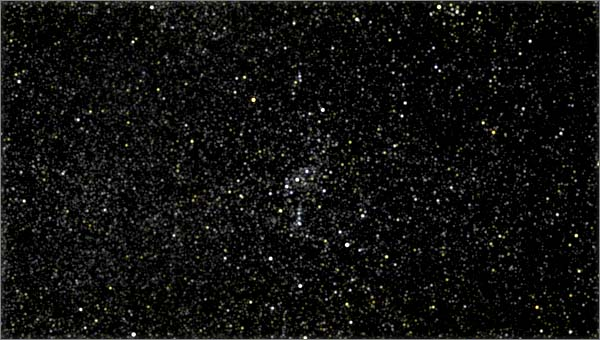
#> input picture 1.jpg, 600 x 340 px, given as the content of the folder /home/szymon/Pictures/Stellarium/test, which was not available
$ python stellarium_scene.py
#> lines starting #> are read from the running program, lines starting #| are printed output that depends on the picture; after the words box and inside, x2 and y2 are one past the last pixel; in counts of white or black regions, pixels touching at a corner belong together
import os

from PIL import Image

path = '/home/szymon/Pictures/Stellarium/test'
for f in os.listdir(path):
    img = Image.open(os.path.join(path, f))
#> img is the input picture: PIL image 600x340 RGB; mean R, G, B 16.7, 16.9, 15.9

    # remove bottom information box
    rect_size = (935-349, 900-876)
    rect_pos = (349, 876)
    rect = Image.new("RGBA", rect_size)
#> rect: PIL image 586x24 RGBA; every value is 0
    img.paste(rect, rect_pos)

    # remove cross
    rect_size = (1, 468-432)
    rect_pos = (799, 432)
    rect = Image.new("RGBA", rect_size)
    img.paste(rect, rect_pos)

    rect_size = (818-782, 1)
    rect_pos = (782, 450)
    rect = Image.new("RGBA", rect_size)
    img.paste(rect, rect_pos)

    # [7 lines of commented-out code are left out]
    rect_size = (1, 900)
    rect_pos = (349, 0)
    rect = Image.new("RGBA", rect_size)
    img.paste(rect, rect_pos)

    rect_size = (900, 1)
    rect_pos = (349, 0)
    rect = Image.new("RGBA", rect_size)
    img.paste(rect, rect_pos)

    rect_size = (900, 1)
    rect_pos = (1249, 0)
    rect = Image.new("RGBA", rect_size)
    img.paste(rect, rect_pos)

    # crop to the 10 degree FOV (900x900 pixels)
    x1, x2, y1, y2 = 349, 1249, 0, 900  # cropping coordinates

    bg = Image.new('RGB', (x2 - x1, y2 - y1))
#> bg: PIL image 900x900 RGB; every value is 0
    bg.paste(img, (-x1, -y1))
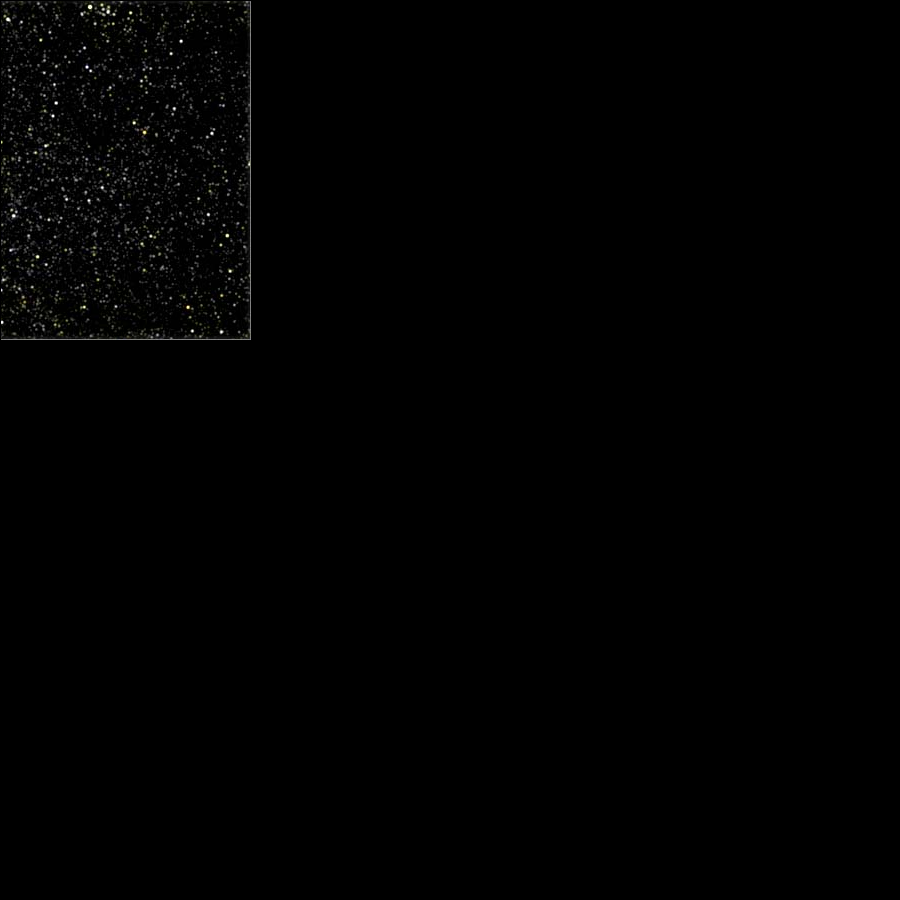
#> bg: PIL image 900x900 RGB; mean R, G, B 1.3, 1.3, 1.2

    bg.save(os.path.join(
        path, "test_accuracy_{}.png".format(f.split(".")[0][-3:])))

$ run again, on test_no_clustering.png
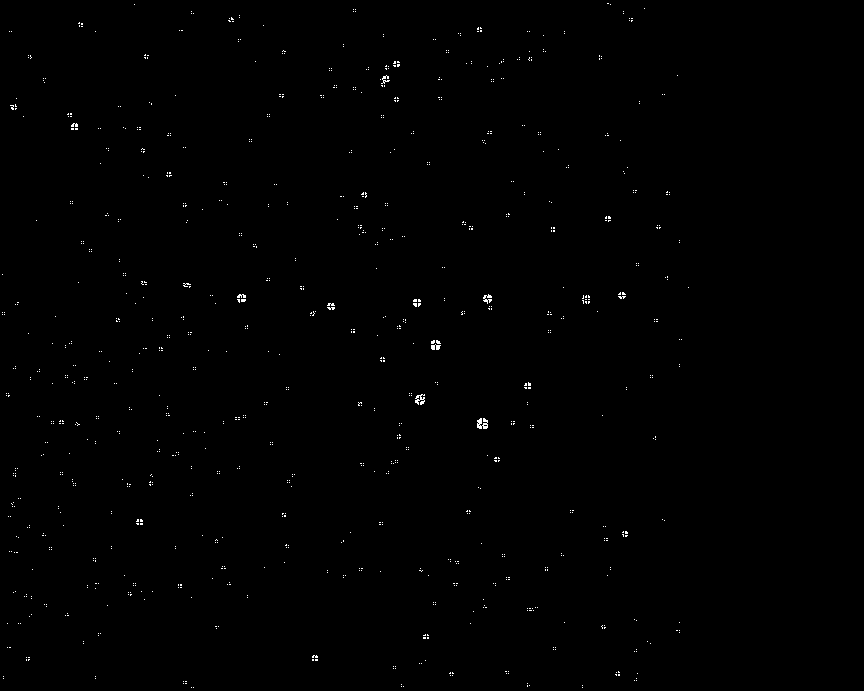
#> input picture test_no_clustering.png, 864 x 691 px, given as the content of the folder /home/szymon/Pictures/Stellarium/test, which was not available
#> img is the input picture: PIL image 864x691 1; 0.34% white in thin lines or dots, all inside (x1, y1, x2, y2) = (2, 3, 689, 688)
#> rect: PIL image 586x24 RGBA; every value is 0
#> `bg.paste(img, (-x1, -y1))`:
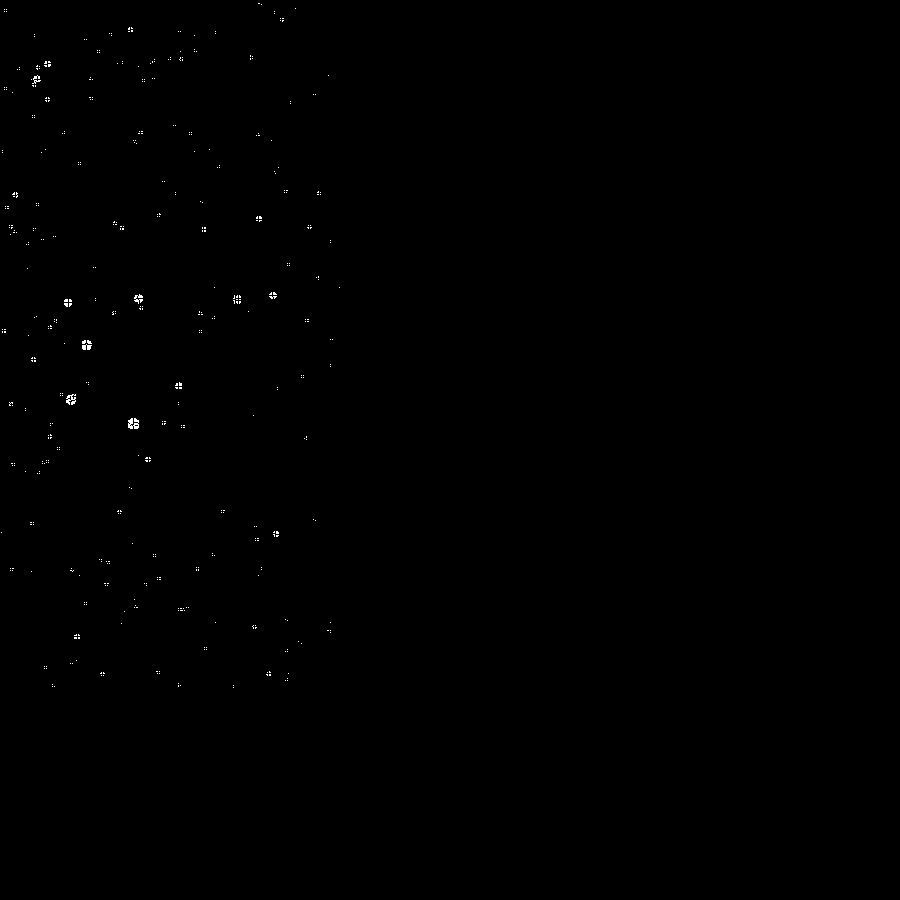
#> bg: PIL image 900x900 RGB; 0.14% white in thin lines or dots, all inside (x1, y1, x2, y2) = (1, 3, 340, 688)

$ run again, on test_start.jpg
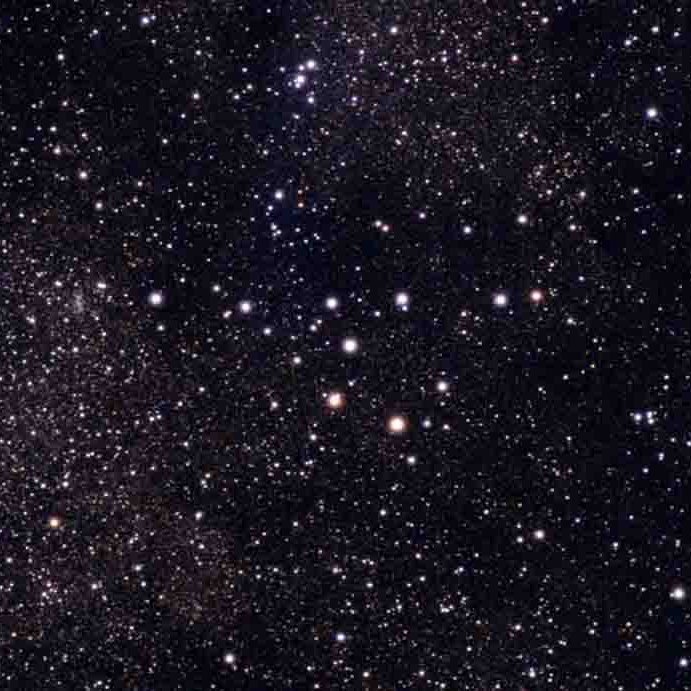
#> input picture test_start.jpg, 691 x 691 px, given as the content of the folder /home/szymon/Pictures/Stellarium/test, which was not available
#> img is the input picture: PIL image 691x691 RGB; mean R, G, B 26.4, 23.2, 32.9
#> rect: PIL image 586x24 RGBA; every value is 0
#> `bg.paste(img, (-x1, -y1))`:
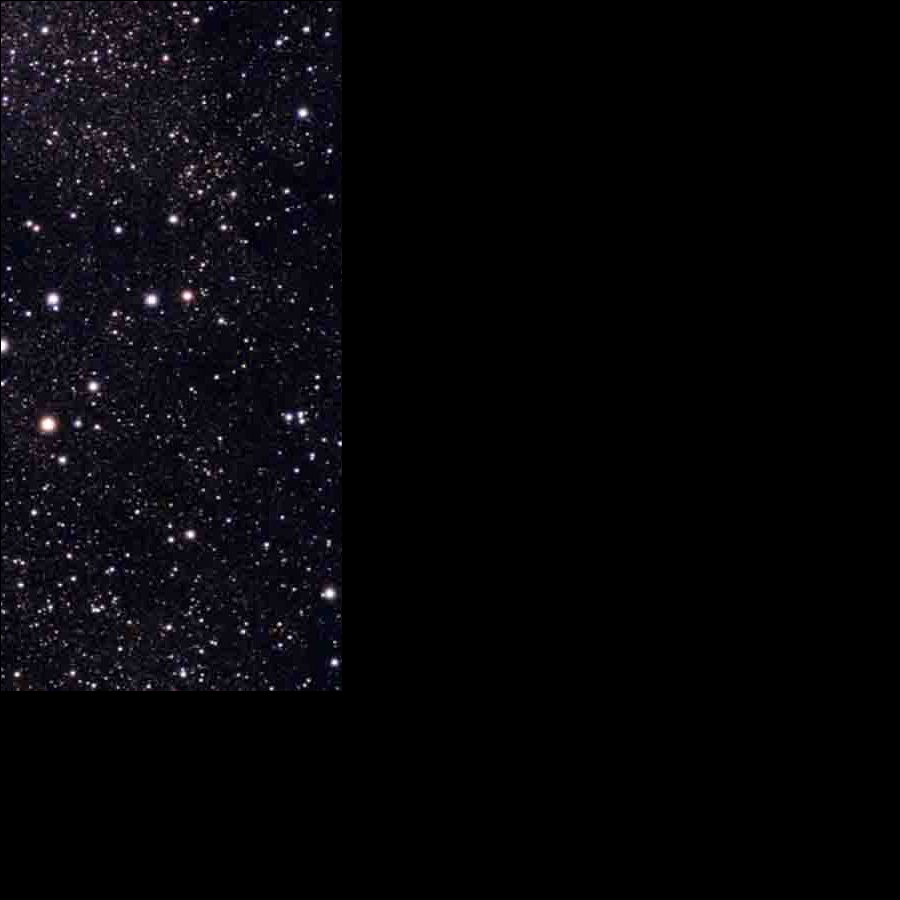
#> bg: PIL image 900x900 RGB; mean R, G, B 6.7, 6, 8.7

$ run again, on test_without_clustering.png
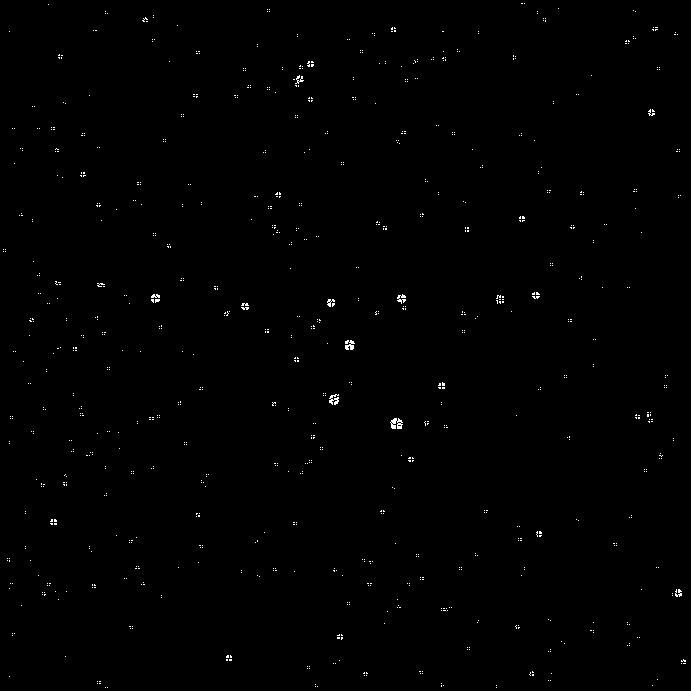
#> input picture test_without_clustering.png, 691 x 691 px, given as the content of the folder /home/szymon/Pictures/Stellarium/test, which was not available
#> img is the input picture: PIL image 691x691 1; 0.42% white in thin lines or dots
#> rect: PIL image 586x24 RGBA; every value is 0
#> img: PIL image 691x691 1; 0.41% white in thin lines or dots
#> `bg.paste(img, (-x1, -y1))`:
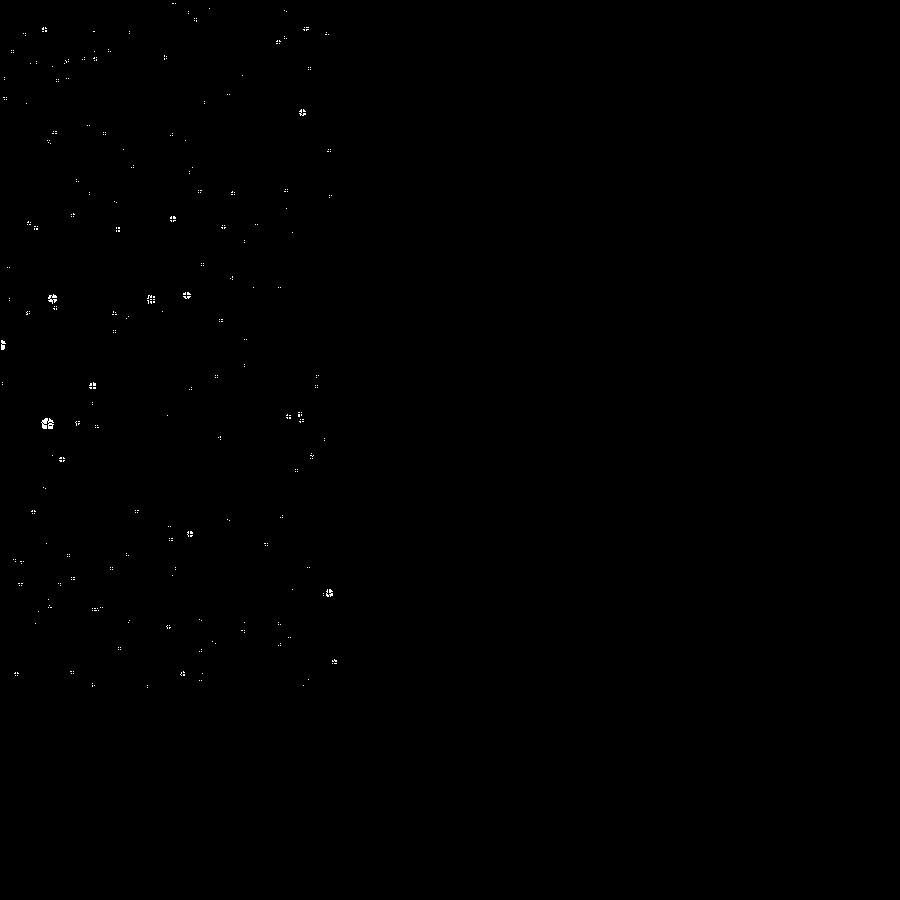
#> bg: PIL image 900x900 RGB; 0.11% white in thin lines or dots, all inside (x1, y1, x2, y2) = (1, 3, 337, 688)
